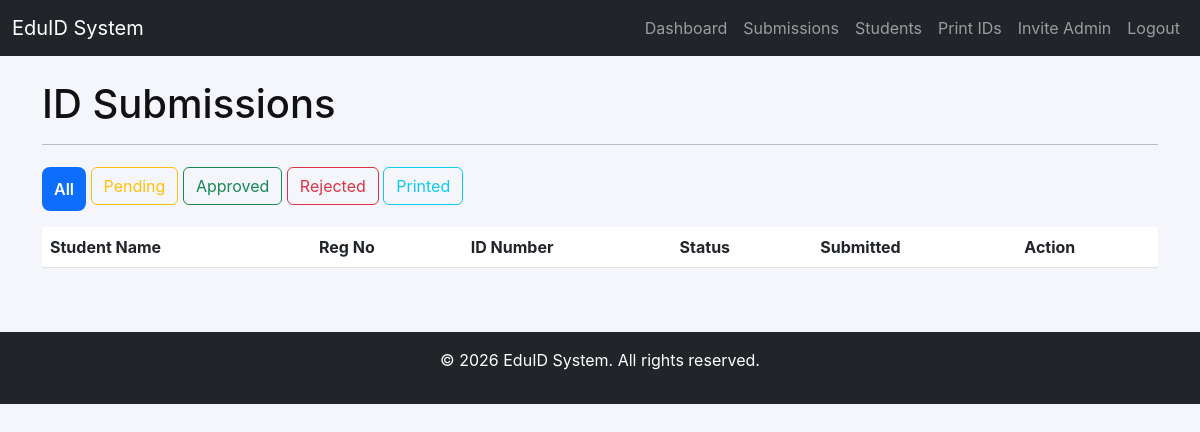
The page /admin/submissions?status=all (signed in) on the database as committed earlier.
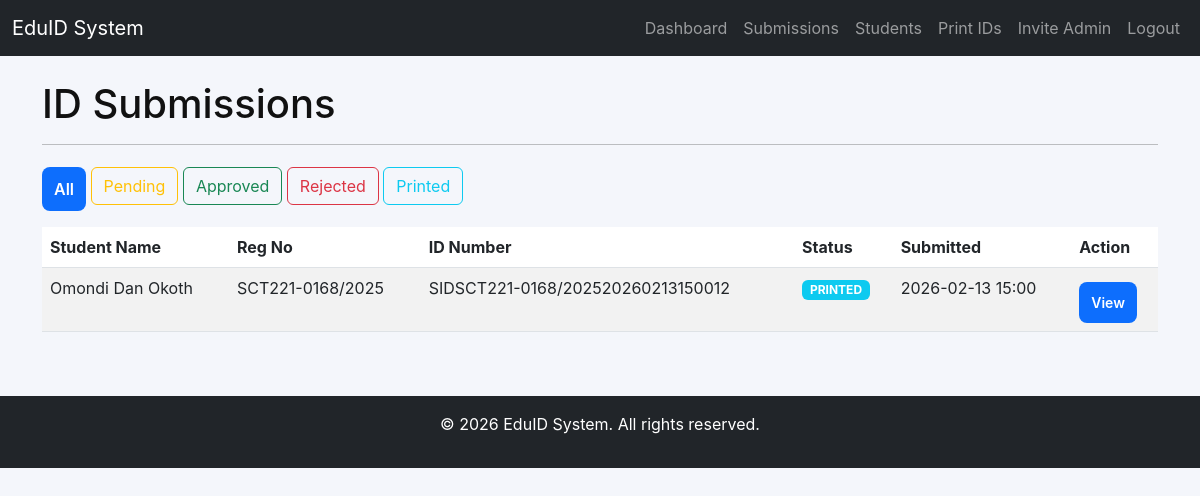
The same page on the database as committed later.
### app/models/student.py (models this page shows)
class Student(db.Model):
    id = db.Column(db.Integer, primary_key=True)
    user_id = db.Column(db.Integer, db.ForeignKey('user.id'), nullable=False, unique=True)
    reg_no = db.Column(db.String(30), unique=True, nullable=False)
    full_name = db.Column(db.String(120), nullable=False)
    school_name = db.Column(db.String(200))  # School name
    course = db.Column(db.String(200))  # Course/Program name
    email = db.Column(db.String(120))
    phone = db.Column(db.String(20))
    date_of_birth = db.Column(db.Date)
    class_level = db.Column(db.String(50))
    valid_until = db.Column(db.Date)  # ID valid until date
    photo = db.Column(db.String(200))
    blood_type = db.Column(db.String(10))  # e.g., O+, A-, AB+
    allergies = db.Column(db.String(200))
    emergency_contact_name = db.Column(db.String(120))
    emergency_contact_phone = db.Column(db.String(20))
    school_ids = db.relationship('SchoolID', backref='student', lazy=True, cascade='all, delete-orphan')
    created_at = db.Column(db.DateTime, default=datetime.utcnow)
    updated_at = db.Column(db.DateTime, default=datetime.utcnow, onupdate=datetime.utcnow)

class SchoolID(db.Model):
    id = db.Column(db.Integer, primary_key=True)
    student_id = db.Column(db.Integer, db.ForeignKey('student.id'), nullable=False)
    id_number = db.Column(db.String(50), unique=True, nullable=False)
    status = db.Column(db.String(20), default='pending')  # pending, approved, rejected, printed
    submission_date = db.Column(db.DateTime, default=datetime.utcnow)
    approval_date = db.Column(db.DateTime)
    rejection_reason = db.Column(db.Text)
    qr_code = db.Column(db.String(200))  # path to QR code image
    preview_image = db.Column(db.String(200))  # path to ID preview image
    pdf_file = db.Column(db.String(200))  # path to generated PDF
    notes = db.Column(db.Text)  # admin notes
    created_at = db.Column(db.DateTime, default=datetime.utcnow)
    updated_at = db.Column(db.DateTime, default=datetime.utcnow, onupdate=datetime.utcnow)

### app/routes/admin.py (the view)
@admin_bp.route("/submissions")
@login_required
@admin_required
def submissions():
    status_filter = request.args.get('status', 'pending')
    page = request.args.get('page', 1, type=int)
    if status_filter and status_filter != 'all':
        query = SchoolID.query.filter_by(status=status_filter)
    else:
        query = SchoolID.query
    submissions = query.order_by(SchoolID.submission_date.desc()).paginate(page=page, per_page=10)
    return render_template("admin/submissions.html", submissions=submissions, current_status=status_filter)

### app/templates/admin/submissions.html (shortened to what this page needs)
{% extends "base.html" %}
{% block content %}
<h1>ID Submissions</h1>
<hr>
<div class="mb-3">
    <a href="{{ url_for('admin.submissions', status='all') }}" class="btn btn-{{ 'primary' if current_status == 'all' else 'outline-primary' }}">All</a>
    <a href="{{ url_for('admin.submissions', status='pending') }}" class="btn btn-{{ 'warning' if current_status == 'pending' else 'outline-warning' }}">Pending</a>
    <a href="{{ url_for('admin.submissions', status='approved') }}" class="btn btn-{{ 'success' if current_status == 'approved' else 'outline-success' }}">Approved</a>
    <a href="{{ url_for('admin.submissions', status='rejected') }}" class="btn btn-{{ 'danger' if current_status == 'rejected' else 'outline-danger' }}">Rejected</a>
    <a href="{{ url_for('admin.submissions', status='printed') }}" class="btn btn-{{ 'info' if current_status == 'printed' else 'outline-info' }}">Printed</a>
</div>
<div class="table-responsive">
    <table class="table table-striped table-hover">
        <thead>
            <tr>
                <th>Student Name</th>
                <th>Reg No</th>
                <th>ID Number</th>
                <th>Status</th>
                <th>Submitted</th>
                <th>Action</th>
            </tr>
        </thead>
        <tbody>
            {% for id in submissions.items %}
                {% set student = id.student %}
                <tr>
                    <td>{{ student.full_name }}</td>
                    <td>{{ student.reg_no }}</td>
                    <td>{{ id.id_number }}</td>
                    <td>
                        <span class="badge bg-{{ 'warning' if id.status == 'pending' else 'success' if id.status == 'approved' else 'danger' if id.status == 'rejected' else 'info' }}">
                            {{ id.status|upper }}
                        </span>
                    </td>
                    <td>{{ id.submission_date.strftime('%Y-%m-%d %H:%M') }}</td>
                    <td>
                        <a href="{{ url_for('admin.review_submission', id_id=id.id) }}" class="btn btn-sm btn-primary">View</a>
                    </td>
                </tr>
            {% endfor %}
        </tbody>
    </table>
</div>
{% endblock %}

Rows that differ between the two databases and show on the page:
added SchoolID: id_number "SIDSCT221-0168/202520260213150012", status "PRINTED", submission_date "2026-02-13 15:00"
added Student: full_name "Omondi Dan Okoth", reg_no "SCT221-0168/2025"
